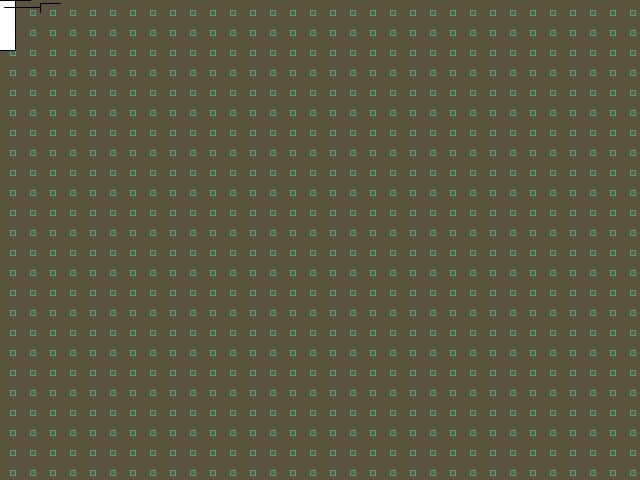
Frame 1 (no input)
Frame 60 (the mouse pressed at the canvas centre just before this capture): identical to frame 1, image omitted
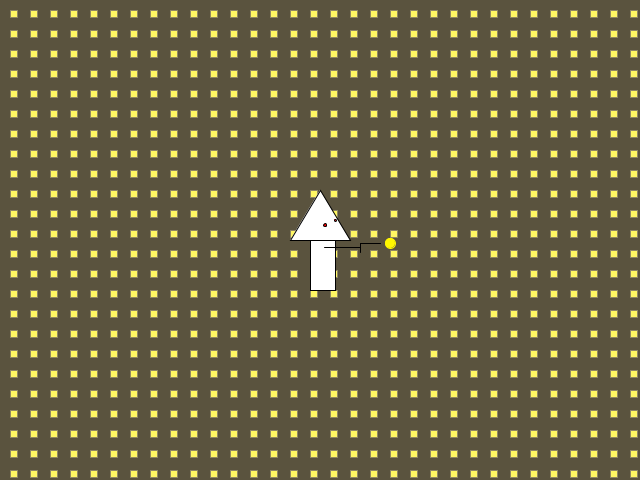
Frame 120 (the mouse held since frame 60 and released just before this capture)

The Processing sketch that drew these frames (run headless with seeded random() and noise(); from frame 60 on, the mouse is pressed at the canvas centre):

// Processing sketch: processing_24555
// ── processing_24555.pde


void setup(){
   size(640, 480);
    smooth();
}

void draw(){

background(90, 83, 62);

//for loop
for (int ygrid=10; ygrid<=height; ygrid+=20){
  for (int xgrid=10; xgrid <=width; xgrid+=20){
    stroke (143, 135, 99);
    
    float redcolour = map(mouseX, 100, 255, 120, 255);
    float greencolour = map(mouseY, 0, 255, 120, 255);
    fill (redcolour, greencolour, 99);
    float xrect = map(mouseX, 0, 640, 5, 10);
    float yrect = map(mouseY, 0, 480, 5, 10);
    
    rect(xgrid, ygrid, xrect, yrect);
}
}

//BEGIN DRAWING OF CHINAMAN
int x = mouseX; //xpos of man
int y = mouseY; //ypost of man
stroke(0);

//body
fill(255);
rect(x-10, y, 25,50);//body
line(x+4, y+7, x+40, y+7);//arm

//face
fill(255);
triangle(x - 30, y, x + 30, y, x, y-50);
fill(255,0,0);
ellipse(x+5, y- 15, 3, 3); //right eye
ellipse(x+15, y- 20, 2, 2); //left eye

//gun
line(x+40, y+12, x+40, y+3);
line(x+40, y+3, x+60, y+3);





if (mousePressed == true){

  
  stroke(255, 247, 0);
  fill(255, 247, 0);
  ellipse(x+70, y+3, 10,10);
}

println("HERRO");
}
